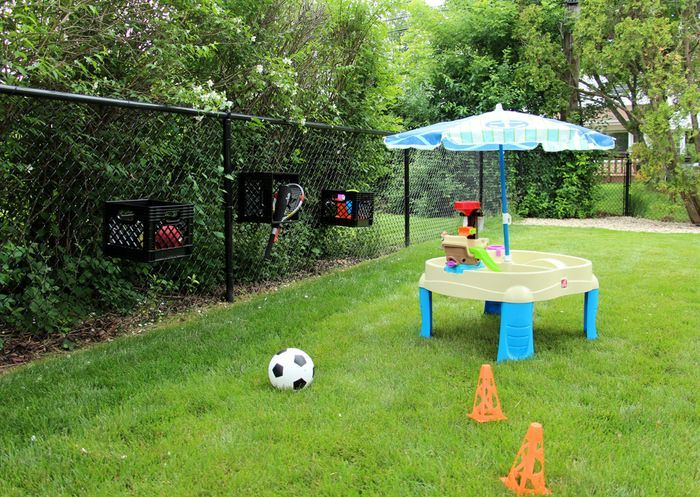
#> input picture Images/Outdoor-Toy-Storage.jpg, 700 x 497 px, found by its file name
$ python lesson_1_demo.py
#> lines starting #> are read from the running program, lines starting #| are printed output that depends on the picture
import cv2 as cv
import matplotlib.pyplot as plt

img = cv.imread("Images\\Outdoor-Toy-Storage.jpg")
#> img is the input picture: shape (497, 700, 3); mean B, G, R 66.6, 128.4, 103.3

gray_frame = cv.cvtColor(img, cv.COLOR_BGR2GRAY)
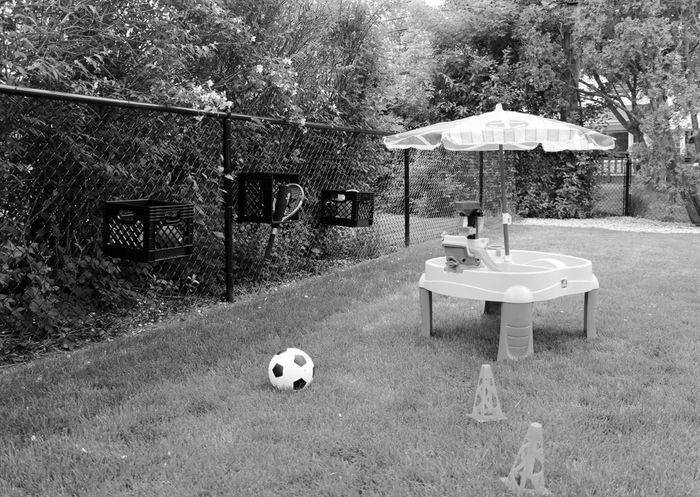
#> gray_frame: shape (497, 700); min 0, max 255, mean 113.8

plt.imshow(gray_frame, cmap="gray")
plt.xticks([]), plt.yticks([])
plt.title("Backyard")

plt.show()

$ run again, with Images/Me.jpg copied over Images/Outdoor-Toy-Storage.jpg
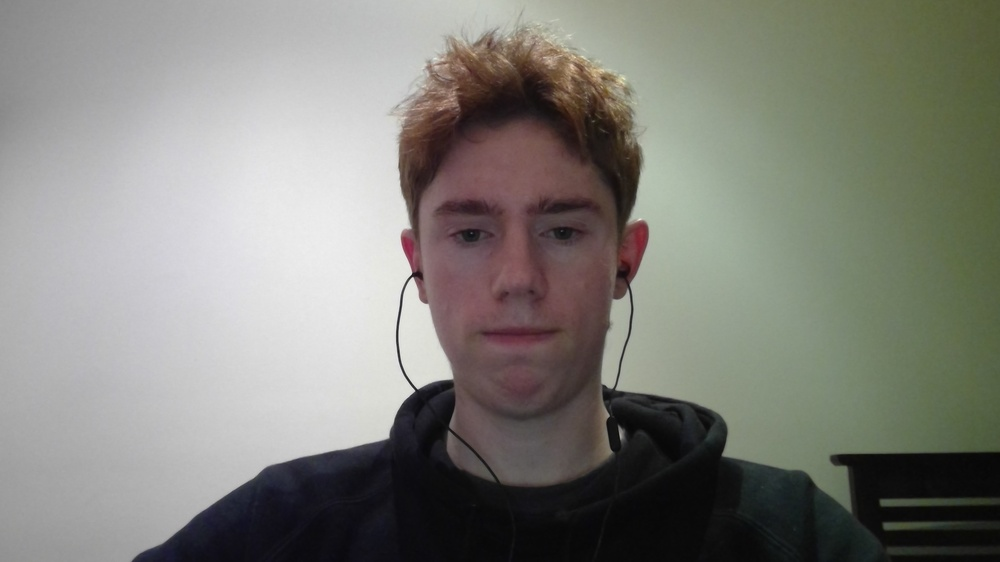
#> input picture Images/Me.jpg, 1000 x 562 px, shrunk from 2560 x 1440 before the run, found by its file name
#> img is the input picture: shape (562, 1000, 3); mean B, G, R 123.1, 130.1, 130.2
#> `gray_frame = cv.cvtColor(img, cv.COLOR_BGR2GRAY)`:
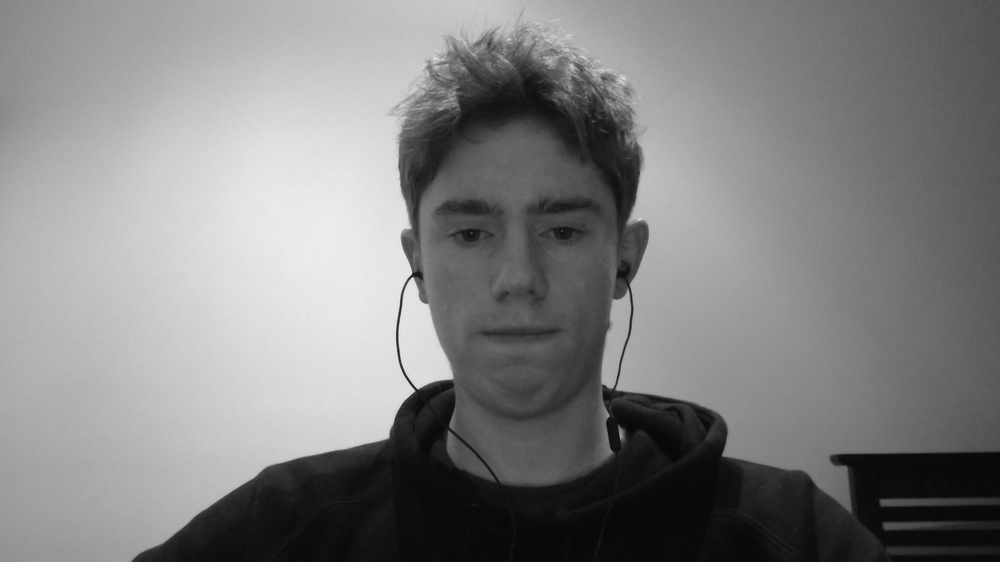
#> gray_frame: shape (562, 1000); min 7, max 238, mean 129.3
